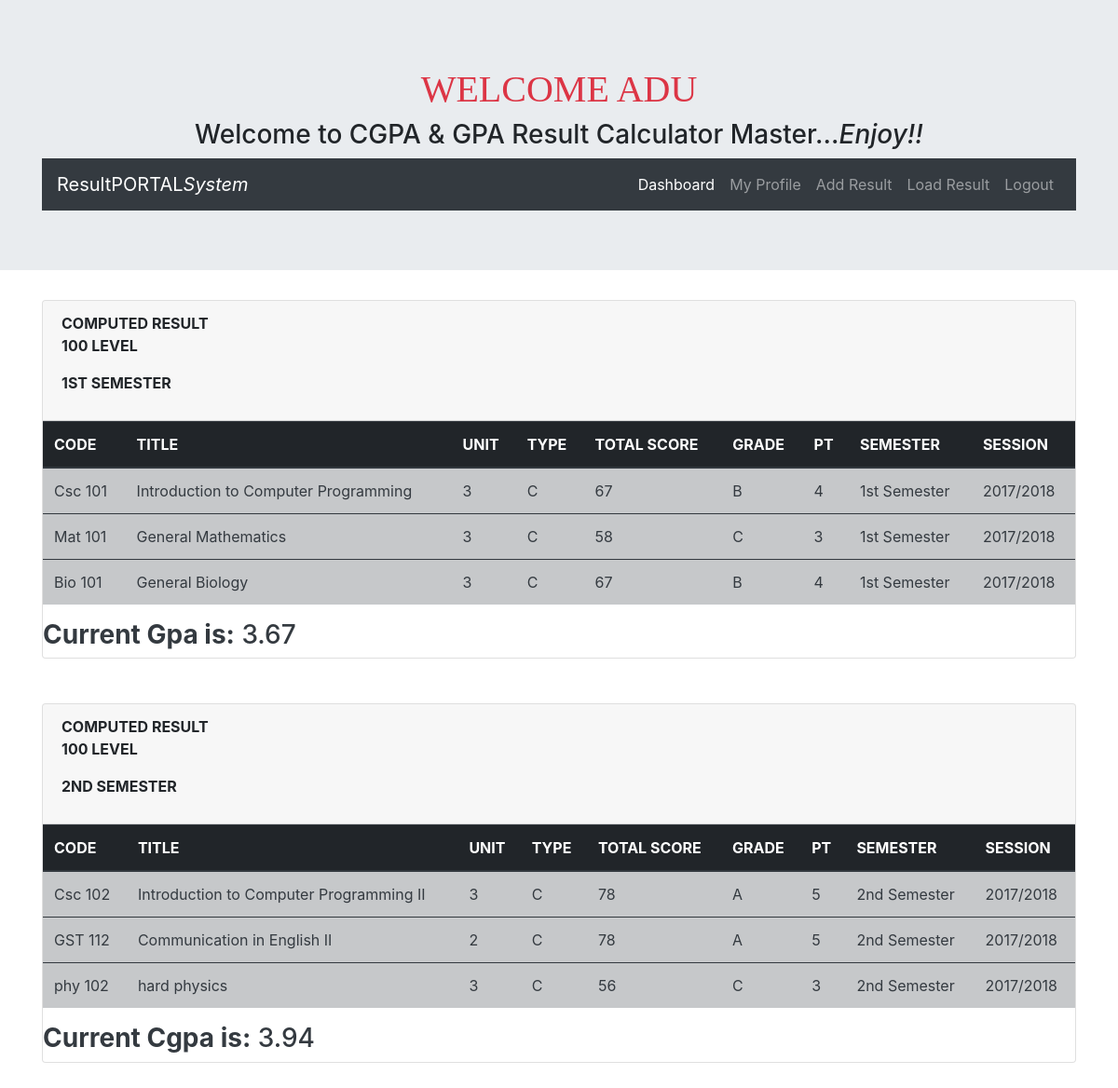
The app's page /calculator/load_result/ (signed in) with its own data.
### calculator/models.py (models this page shows, shortened)
class Result(models.Model):
    student = models.ForeignKey(User, default=1, on_delete=models.CASCADE)
    course_code = models.CharField(max_length=10, null=True, blank=True)
    course_title = models.CharField(max_length=200, null=True, blank=True)
    UNIT = [('6', '6'), ('4', '4'), ('3', '3'), ('2', '2'), ('1', '1')]
    course_unit = models.CharField(max_length=1, choices=UNIT)
    TYPE = [('C', 'C'), ('E', 'E')]
    course_type = models.CharField(max_length=1, choices=TYPE)
    total_score = models.PositiveIntegerField()
    GRADE_PT = (
        ('5', '5'),
        ('4', '4'),
        ('3', '3'),
        ('2', '2'),
        ('1', '1'),
    )
    grade_pt = models.CharField(max_length=1, default=5, choices=GRADE_PT)
    SESSION = [('2015/2016', '2015/2016'), ('2016/2017', '2016/2017'), ('2017/2018', '2017/2018'),
               ('2019/2020', '2019/2020')]
    session = models.CharField(max_length=30, choices=SESSION)
    SEM = [('1st Semester', '1st Semester'), ('2nd Semester', '2nd Semester')]
    semester = models.CharField(max_length=30, choices=SEM)

### calculator/views.py (the view)
@login_required
def load_result(request):
    user = request.user
    current_user = user
    result_list = current_user.result_set.all()
    if result_list:
        Twgp1 = 0
        Tcu1 = 0
        Twgp2 = 0
        Tcu2 = 0
        for result in result_list:
            if result.semester == '1st Semester':
                Tcu1 = int(result.course_unit) + Tcu1
                Twgp1 = int(result.course_unit)*int(result.grade_pt) + Twgp1
            elif result.semester == '2nd Semester':
                Tcu2 = int(result.course_unit) + Tcu2
                Twgp2 = int(result.course_unit)*int(result.grade_pt) + Twgp2
        Gpa = Twgp1/Tcu1
        Current_Gpa = round(Gpa, 2)
        Cgpa = (Twgp1+Twgp2)/(Tcu1+Tcu2)
        Current_Cgpa = round(Cgpa, 2)
        print(Current_Gpa)
        print(Current_Cgpa)
        context = {
            'result_list': result_list,
            'Current_Gpa': Current_Gpa,
            'Current_Cgpa': Current_Cgpa
        }
        return render(request, 'calculator/result_list.html', context)
    else:
        context = {
            'error_message': 'Add result for computation',
        }
        return render(request, 'calculator/result_list.html', context)

### calculator/templates/calculator/result_list.html (shortened to what this page needs)
{% extends 'calculator/base.html' %}
{% block content %}
    <div class="container">
        <div class="row">
            <div class="col-md-12">
                <div class="card">
                   <div class="card-header">
                       <p class="mb-0"><strong>COMPUTED RESULT</strong></p>
                       <p class="text-uppercase"><strong>100 level</strong></p>
                       <p class="text-uppercase"><strong>1st Semester</strong></p>
                   </div>
                       <div class="table-responsive-sm">
                          <table class="table table-striped">
                            <thead class="thead-dark">
                              <tr>
                                <th>CODE</th>
                                <th>TITLE</th>
                                <th>UNIT</th>
                                <th>TYPE</th>
                                <th>TOTAL SCORE</th>
                                <th>GRADE</th>
                                <th>PT</th>
                                <th>SEMESTER</th>
                                <th>SESSION</th>
                              </tr>
                            </thead>
                            <tbody>
                            {% for result in result_list %}
                                {% if result.semester == '1st Semester' %}
                                  <tr class="table-dark text-dark">
                                    <td>{{ result.course_code }}</td>
                                    <td>{{ result.course_title }}</td>
                                    <td>{{ result.course_unit }}</td>
                                    <td>{{ result.course_type }}</td>
                                    <td>{{ result.total_score}}</td>
                                    {% if result.total_score >= 70 and result.total_score <= 100 %}
                                      <td>A</td>
                                    {% elif result.total_score >= 60 and result.total_score <= 69 %}
                                      <td>B</td>
                                    {% elif result.total_score >= 50 and result.total_score <= 59 %}
                                      <td>C</td>
                                    {% elif result.total_score >= 45 and result.total_score <= 49 %}
                                      <td>D</td>
                                    {% elif result.total_score >= 0 and result.total_score <= 44 %}
                                      <td>F</td>
                                    {% endif %}
                                   <td>{{ result.grade_pt }}</td>
                                   <td>{{ result.semester }}</td>
                                   <td>{{ result.session }}</td>
                                  </tr>
                                {% endif %}
                             {% endfor %}
                            </tbody>
                          </table>
                           <h3 class="text-dark"><strong>Current Gpa is:</strong> {{ Current_Gpa }} </h3>
                       </div>
                </div>
            </div>
        </div>
    </div>
     <div class="mt-5 container">
        <div class="row">
            <div class="col-md-12">
                <div class="card mb-5">
                   <div class="card-header">
                       <p class="mb-0"><strong>COMPUTED RESULT</strong></p>
                       <p class="text-uppercase"><strong>100 level</strong></p>
                       <p class="text-uppercase"><strong>2nd Semester</strong></p>
                   </div>
                       <div class="table-responsive-sm">
                          <table class="table table-striped">
                            <thead class="thead-dark">
                              <tr>
                                <th>CODE</th>
                                <th>TITLE</th>
                                <th>UNIT</th>
                                <th>TYPE</th>
                                <th>TOTAL SCORE</th>
                                <th>GRADE</th>
                                <th>PT</th>
                                <th>SEMESTER</th>
                                <th>SESSION</th>
                              </tr>
                            </thead>
                            <tbody>
                            {% for result in result_list %}
                                {% if result.semester == '2nd Semester' %}
                                  <tr class="table-dark text-dark">
                                    <td>{{ result.course_code }}</td>
                                    <td>{{ result.course_title }}</td>
                                    <td>{{ result.course_unit }}</td>
                                    <td>{{ result.course_type }}</td>
                                    <td>{{ result.total_score}}</td>
                                    {% if result.total_score >= 70 and result.total_score <= 100 %}
                                      <td>A</td>
                                    {% elif result.total_score >= 60 and result.total_score <= 69 %}
                                      <td>B</td>
                                    {% elif result.total_score >= 50 and result.total_score <= 59 %}
                                      <td>C</td>
                                    {% elif result.total_score >= 45 and result.total_score <= 49 %}
                                      <td>D</td>
                                    {% elif result.total_score >= 0 and result.total_score <= 44 %}
                                      <td>F</td>
                                    {% endif %}
                                   <td>{{ result.grade_pt }}</td>
                                   <td>{{ result.semester }}</td>
                                   <td>{{ result.session }}</td>
                                  </tr>
                                {% endif %}
                             {% endfor %}
                            </tbody>
                          </table>
                           <h3 class="text-dark"><strong>Current Cgpa is:</strong> {{ Current_Cgpa }} </h3>
                       </div>
                </div>
            </div>
        </div>
    </div>
{% endblock %}

### calculator/templates/calculator/base.html (shortened to what this page needs)
{% load staticfiles %}
<!DOCTYPE html>
<html lang="en">
<head>
	<link rel="stylesheet"  type="text/css" href="{% static 'calculator/css/bootstrap.min.css' %}">
</head>
   <body>
      <div class="jumbotron jumbotron-fluid">
          <div class="container text-center">
              <h1 class="mt-2 text-uppercase text-danger" style="font-family: 'Trebuchet MS'">Welcome {{ user.first_name }}</h1>
              <h3>Welcome to CGPA & GPA Result Calculator Master...<i>Enjoy!!</i></h3>
              <nav class="navbar navbar-expand-md bg-dark navbar-dark">
                  <a class="navbar-brand" href="#">ResultPORTAL<i>System</i></a>
                  <div class="collapse navbar-collapse justify-content-end" id="collapsibleNavbar">
                    <ul class="navbar-nav ">
                        <li class="nav-item"><a class="nav-link active" href="{% url 'dashboard' %}">Dashboard</a></li>
                        <li><a class="nav-link" href="{% url 'myprofile' %}">My Profile</a></li>
                        <li><a class="nav-link" href="{% url 'add_result' %}">Add Result</a></li>
                        <li><a class="nav-link" href="{% url 'load_result' %}">Load Result</a></li>
                        <li><a class="nav-link" href="{% url 'logout' %}">Logout</a></li>
                    </ul>
                  </div>
              </nav>
          </div>
      </div>
            {% block content %}
            {% endblock %}
</body>
</html>

### records on screen
Result: course_code "Csc 101", course_title "Introduction to Computer Programming", course_unit "3", course_type "C", total_score "67", shows "B", grade_pt "4", semester "1st Semester", session "2017/2018"
Result: course_code "Mat 101", course_title "General Mathematics", course_unit "3", course_type "C", total_score "58", grade_pt "3", semester "1st Semester", session "2017/2018"
Result: course_code "Bio 101", course_title "General Biology", course_unit "3", course_type "C", total_score "67", grade_pt "4", semester "1st Semester", session "2017/2018"
Result: course_code "Csc 102", course_title "Introduction to Computer Programming II", course_unit "3", course_type "C", total_score "78", shows "A", grade_pt "5", semester "2nd Semester", session "2017/2018"
Result: course_code "GST 112", course_title "Communication in English II", course_unit "2", course_type "C", total_score "78", shows "A", grade_pt "5", semester "2nd Semester", session "2017/2018"
Result: course_code "phy 102", course_title "hard physics", course_unit "3", course_type "C", total_score "56", grade_pt "3", semester "2nd Semester", session "2017/2018"

### other values on screen
{{ user.first_name }} "ADU"
{{ Current_Gpa }} "3.67"
{{ Current_Cgpa }} "3.94"
